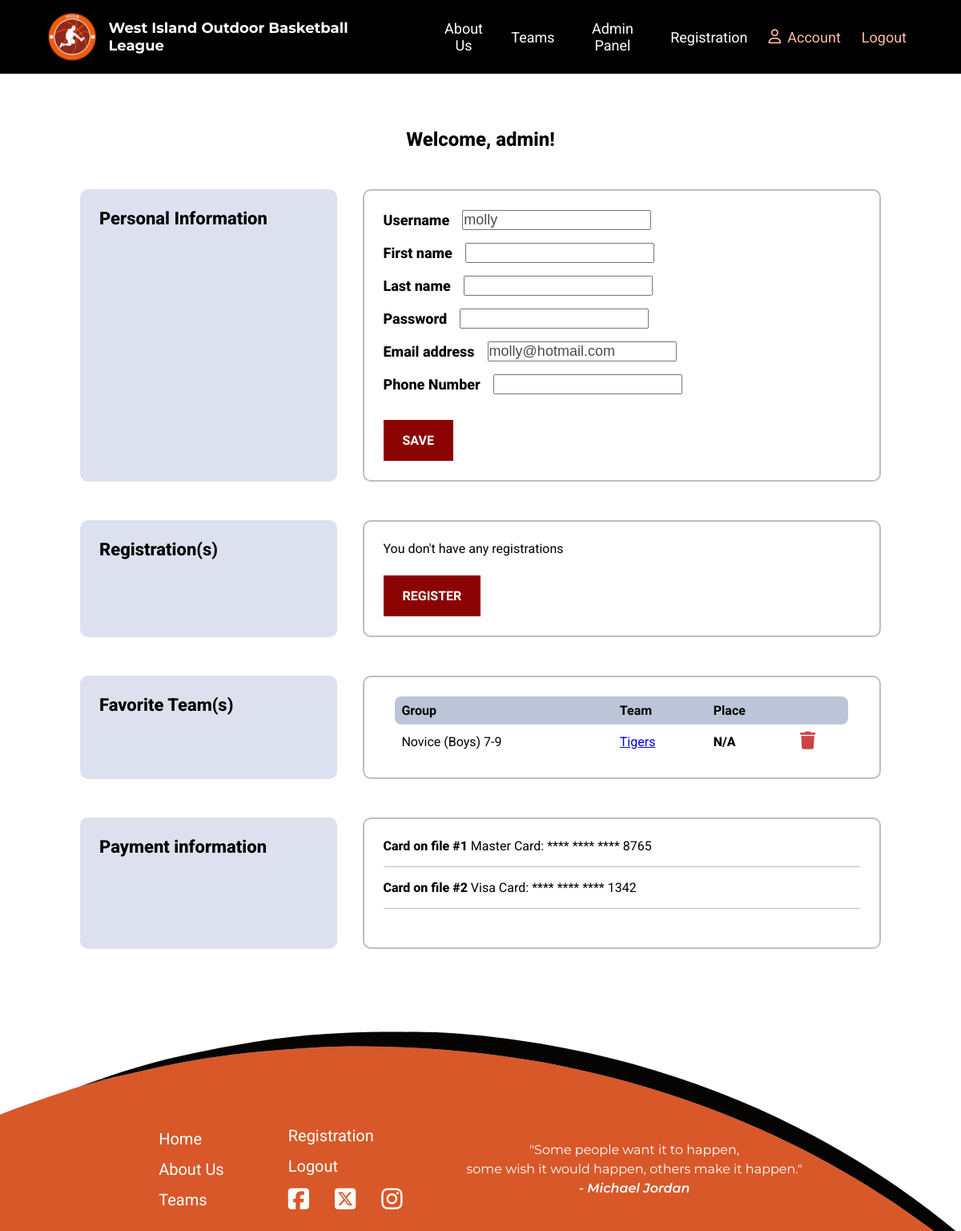
Page /wioblapp/account/11/ (signed in) on the committed database.
### wioblapp/models.py (models this page shows, shortened)
class UserAccount(AbstractUser):
    role = models.ForeignKey(
        Role,
        on_delete=models.RESTRICT,
        related_name="user_accounts",
        null=True,
        blank=True,
    )
    phone = models.CharField("Phone Number", max_length=15, blank=True, null=True)
    def __str__(self):
        return self.username

class FavoriteTeam(models.Model):
    user_account = models.ForeignKey(
        UserAccount, on_delete=models.CASCADE, related_name="favoriteteams"
    )
    team = models.ForeignKey(
        Team,
        on_delete=models.CASCADE,
        related_name="favoriteteams",
        blank=True,
        null=True,
    )

class Team(models.Model):
    name = models.CharField("Team Name", max_length=20, primary_key=True)
    coaches = models.ManyToManyField(UserAccount, related_name="teams", blank=True)
    place = models.IntegerField("Place", default=0, validators=[MinValueValidator(0)])
    group = models.ForeignKey(
        RegistrationType,
        on_delete=models.CASCADE,
        related_name="teams",
        blank=True,
        null=True,
    )
    color = models.CharField("Team Color", max_length=7, blank=True, null=True)

class RegistrationType(models.Model):
    reg_type = models.CharField("Registration Type", max_length=50, primary_key=True)
    description = models.CharField("Description", max_length=300)
    cost = models.IntegerField("Cost", validators=[MinValueValidator(0)])
    def __str__(self):
        return str(self.reg_type)

### wioblapp/views.py (the view, shortened to what this page needs)
# urls.py: path("account/<int:account_id>/", views.member_account, name="member_account"),
@login_required(login_url="login")
def member_account(request, account_id):
    member = get_object_or_404(UserAccount, pk=account_id)
    players = Player.objects.filter(related_account=account_id)
    favorite_teams = FavoriteTeam.objects.filter(user_account=account_id)
    registrations = Registration.objects.filter(player__in=players)
    password = member.password
    try:
        player = Player.objects.filter(related_account=account_id).first()
    except Player.DoesNotExist:
        pass
    try:
        registration = Registration.objects.get(player=player)
    except Registration.DoesNotExist:
        pass
    if request.method == "GET":
        account_form = ModifyAccountForm(instance=member)
    context = {
        "account_form": account_form,
        "member": member,
        "players": players,
        "favorite_teams": favorite_teams,
        "registrations": registrations,
    }
    return render(request, "member_account.html", context)

### wioblapp/forms.py
class ModifyAccountForm(forms.ModelForm):
    password = forms.CharField(
        label="Password", max_length=20, widget=forms.PasswordInput, required=True
    )
    phone = forms.CharField(label="Phone Number", required=False)
    class Meta:
        model = UserAccount
        fields = ["username", "first_name", "last_name", "password", "email", "phone"]

### wioblapp/templates/member_account.html (shortened to what this page needs)
{% extends 'base.html' %}
{% load static %}
{% block content %}
    {% if request.user.is_authenticated %}
        <section class="account-info">
            <div class="container">
                <div class="profile-info">
                    <p>Welcome, {{ request.user }}!</p>
                </div>
                <div class="account-flex">
                    <div class="account-left">
                        <h3>Personal Information</h3>
                    </div>
                    <div class="account-right">
                        <div class="account-content">
                            <form action="{% url 'member_account' request.user.id %}" method="POST">
                                <div class="form">
                                    {% for field in account_form %}
                                        <div class="input-edit">
                                            <label for="{{ field.id_for_label }}">{{ field.label }}</label>
                                            {{ field }}
                                        </div>
                                    {% endfor %}
                                </div>
                                <div class="button-container">
                                    <button name="account_edit" class="action-button button" >Save</button>
                                </div>
                            </form>
                        </div>
                    </div>
                </div>
                <div class="account-flex">
                    <div class="account-left">
                        <h3>Registration(s)</h3>
                    </div>
                    <div class="account-right">
                        <div class=" account-content account-reg">
                            <div>
                                {% if registrations %}
                                <ul>
                                {% for registration in registrations %}
                                    <li>{{ registration }}</li>
                                {% endfor %}
                                </ul>
                                {% else %}
                                    <p>You don't have any registrations</p>
                                {% endif %}
                            </div>
                            <div class="button-container">
                                <a href="{% url 'registration' %}" class="action-button button">Register</a>
                            </div>
                        </div>
                    </div>
                </div>
                <div class="account-flex">
                    <div class="account-left">
                        <h3>Favorite Team(s)</h3>
                    </div>
                    <div class="account-right">
                        <div class=" account-content account-reg">
                            <div class="teams-search">
                                {% if favorite_teams %}
                                    <table style="overflow: visible;">
                                        <thead>
                                            <tr>
                                                <th>Group</th>
                                                <th>Team</th>
                                                <th>Place</th>
                                                <th></th>
                                            </tr>
                                        </thead>
                                        <tbody>
                                        {% for team in favorite_teams %}
                                            <tr>
                                                <td>{{ team.team.group }}</td>
                                                <td><a href="{% url 'team_schedule' team.team.name %}">{{ team.team.name }}</a></td>
                                                <td>
                                                    {% if team.team.place == 0 %}
                                                        <span>N/A</span>
                                                    {% else %}
                                                        {{ team.team.place }}
                                                    {% endif %}
                                                </td>
                                                <td>
                                                    <div class="schedule">
                                                        <form action="{% url 'dislike_team' team.team.name %}" method="POST">
                                                            <button class="icon" type="submit" name="dislike">
                                                                <span class="tooltip-wrapper" data-tooltip="Remove team">
                                                                    <i class="fa-solid fa-trash"></i>
                                                                </span>
                                                            </button>
                                                        </form>
                                                    </div>
                                                </td>
                                            </tr>
                                        {% endfor %}
                                        </tbody>
                                    </table>
                                {% else %}
                                    <p>You don't have favorite team</p>
                                {% endif %}
                            </div>
                        </div>
                    </div>
                </div>
                <div class="account-flex">
                    <div class="account-left">
                        <h3>Payment information</h3>
                    </div>
                    <div class="account-right">
                        <div class="account-content">
                            <ul>
                                <li><span>Card on file #1</span> Master Card: **** **** **** 8765</li>
                                <li><span>Card on file #2</span> Visa Card: **** **** **** 1342</li>
                            </ul>
                        </div>
                    </div>
                </div>
            </div>
        </section>
    {% endif %}
{% endblock %}

### wiobl/static/style.css (style rules this page uses)
* { margin: 0; padding: 0; box-sizing: border-box; }
body { font-family: Roboto; }
section { padding: 48px 0; }
h3 { font-family: Roboto; font-size: 28px; font-weight: 400; }
.container { max-width: 1000px; width: 90%; margin-right: auto; margin-left: auto; }
.button { display: inline-block; padding: 16px 24px; font-size: 16px; font-weight: 600; font-family: Raleway; text-align: center; text-decoration: none; text-transform: uppercase; border: none; color: #FFFFFF; transition: 0.5s; cursor: pointer; }
.action-button { background-color: #8C0303; }
.login-form label, input { display: block; }
.account-info .profile-info { text-align: center; margin-bottom: 48px; }
.account-info .profile-info p { font-size: 24px; font-weight: 800; }
.account-info .account-flex { display: flex; gap: 32px; margin-bottom: 48px; }
.account-info .account-left { width: 33%; background-color: #DDE1EF; border-radius: 10px; padding: 24px; }
.account-info .account-right { width: 67%; }
.account-info .account-content { border-radius: 10px; border: 2px solid #bebebe; padding: 24px; }
.account-info .form { margin-bottom: 32px; }
.account-info h3 { font-size: 22px; font-weight: 800; }
.account-info .input-edit { display: flex; align-items: center; gap: 16px; margin-bottom: 16px; }
.account-info label { font-size: 18px; font-weight: 800; }
.account-info input { color: #4c4c4c; font-size: 18px; }
.account-info li { margin-bottom: 16px; padding-bottom: 16px; border-bottom: 1px solid #bebebe; }
.account-info ul { margin-bottom: 24px; list-style: none; }
.account-info span { font-weight: 800; }
.account-info .account-reg p { margin-bottom: 24px; }
.teams-search table { border-collapse: separate; border-spacing: 0; overflow: hidden; width: 95%; text-align: left; margin-left: auto; margin-right: auto; }
.teams-search table thead { background-color: #BCC5D7; }
.teams-search thead th:first-child { border-top-left-radius: 8px; border-bottom-left-radius: 8px; }
.teams-search thead th:last-child { border-top-right-radius: 8px; border-bottom-right-radius: 8px; }
.teams-search table th, .teams-search table td { padding: 8px; }
.schedule .icon { position: relative; cursor: pointer; font-size: 22px; color: #c44; border: none; background-color: transparent; }
.schedule .tooltip-wrapper { position: relative; display: inline-block; }
.schedule .tooltip-wrapper::after { content: attr(data-tooltip); position: absolute; bottom: 120%; left: 50%; transform: translateX(-50%); background-color: rgba(0, 0, 0, 0.8); color: white; padding: 5px 8px; border-radius: 5px; font-size: 12px; white-space: nowrap; opacity: 0; visibility: hidden; transition: opacity 0.2s ease-in-out; }

### rows in the picture
UserAccount: user "admin"
UserAccount: account_form "molly" "molly@hotmail.com"
FavoriteTeam: team.group "Novice (Boys) 7-9", team.name "Tigers", shows "N/A"

### other values in the picture
{{ field.label }} "Username" "First name" "Last name" "Password" "Email address" "Phone Number"
